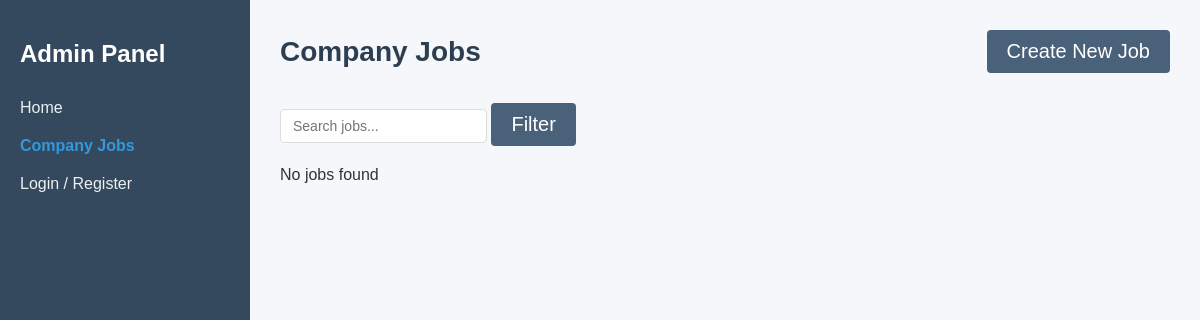
The app's page /jobs/admin-jobs/, older data.
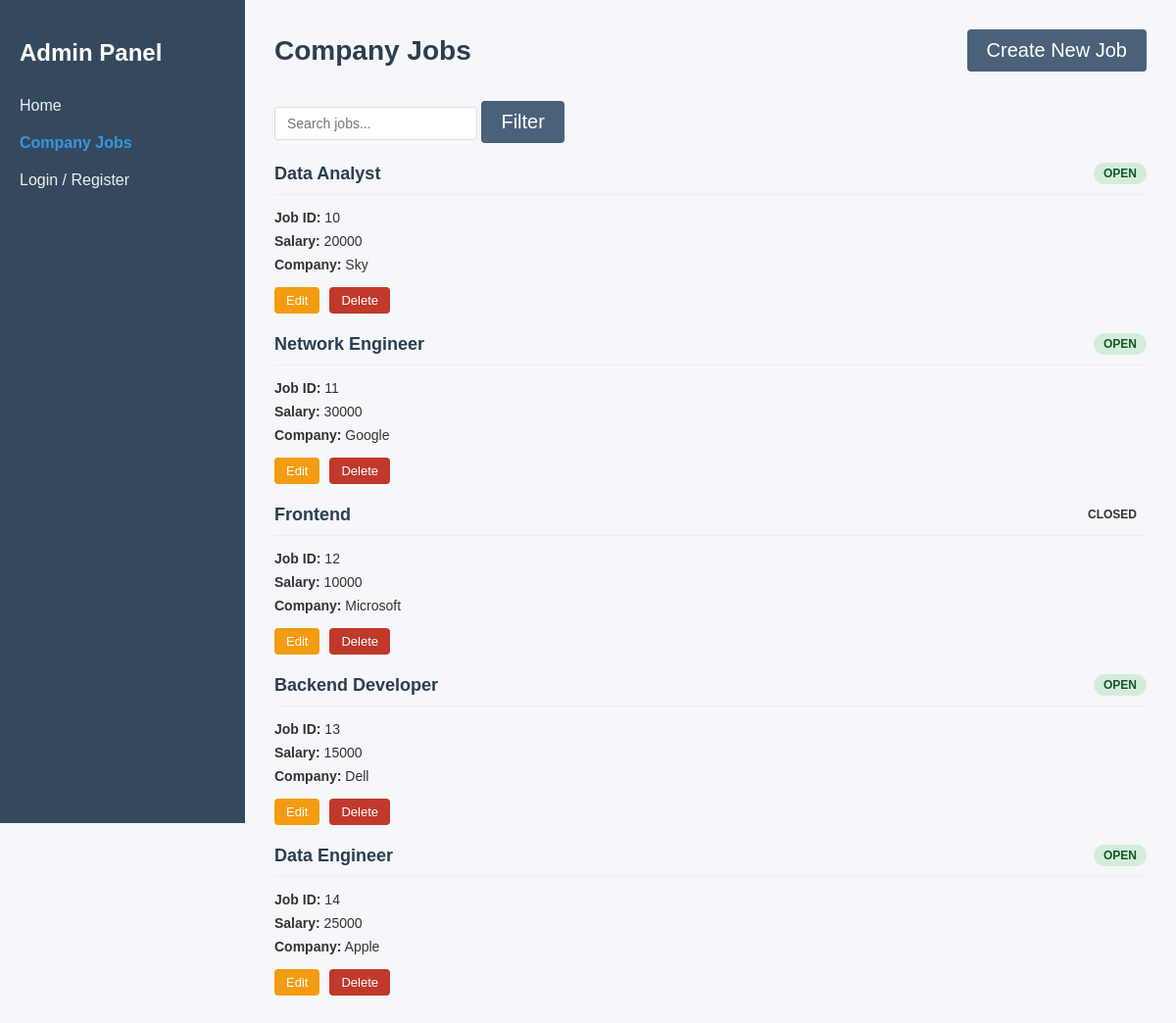
The same page, newer data.
### jobs/models.py (models this page shows)
class Job(models.Model):
    STATUS_CHOICES = [
        ('open', 'Open'),
        ('close', 'Closed'),
    ]
    job_id = models.CharField(max_length=50, unique=True,default='default123')
    title = models.CharField(max_length=100)
    salary = models.IntegerField()
    company = models.CharField(max_length=100)
    status = models.CharField(max_length=10, choices=STATUS_CHOICES)
    def __str__(self):
        return self.title

### jobs/views.py (the view)
# urls.py: path('admin-jobs/', views.job_list, name='job_list'),
def job_list(request):
    search_query = request.GET.get('search', '')
    print("SEARCH QUERY:", search_query)
    if search_query:
        jobs = Job.objects.filter(title__icontains=search_query)
    else:
        jobs = Job.objects.all()
    print("JOBS:", jobs)
    return render(request, 'jobs/admin.html', {'jobs': jobs, 'search': search_query})

### jobs/templates/jobs/admin.html (shortened to what this page needs)
{% load static %}
<!DOCTYPE html>
<html>
<head>
    <link rel="stylesheet" href="{% static 'page4.css' %}">
</head>
<body>
    <div class="admin">
        <div class="navbar">
            <h2>Admin Panel</h2>
            <nav>
                <ul>
                    <li><a href="{% url 'home2' %}">Home</a></li>
                    <li class="active"><a href="{% url 'job_list' %}">Company Jobs</a></li>
                    {% if user.is_authenticated %}
                        <li><a href="{% url 'logout' %}" id="logout-link">Logout</a></li>
                    {% else %}
                        <li><a href="{% url 'login' %}" id="login-register-link">Login / Register</a></li>
                    {% endif %}
                </ul>
            </nav>
        </div>
        <main class="content">
            <header>
                <h1>Company Jobs</h1>
                <a href="{% url 'add_job' %}" class="bt">Create New Job</a>
            </header>
            <div class="filters">
              <form method="GET" action="{% url 'job_list' %}">
                    <input type="text" id="searchInput" name="search" placeholder="Search jobs..." value="{{ search }}">
                    <button type="submit" class="bt">Filter</button>
             </form>
            </div>
            <div class="list" id="jobs">
                {% for job in jobs %}
                <div class="job-item" id="job-{{ job.id }}">
                    <div class="job-header">
                        <h3>{{ job.title}}</h3>
                        <span class="status {{ job.status }}">{{ job.get_status_display }}</span>
                    </div>
                    <div class="job-details">
                        <p><strong>Job ID:</strong> {{ job.id }}</p>
                        <p><strong>Salary:</strong> {{ job.salary }}</p>
                        <p><strong>Company:</strong> {{ job.company }}</p>
                    </div>
                    <div class="job-actions">
                        <a href="{% url 'edit_job' job.id %}" class="bt btn-small edit">Edit</a>
                        <a href="#" onclick= "deleteJob('{{ job.id }}')" class="bt btn-small delete">Delete</a>
                    </div>
                </div>
                {% empty %}
                <p>No jobs found</p>
                {% endfor %}
            </div>
        </main>
    </div>
</body>
</html>

### jobs/static/page4.css (style rules this page uses)
* { margin: 0; padding: 0; font-family: sans-serif; }
body { background-color: #f5f7fa; color: #333; }
.admin { display: flex; }
.navbar h2 { padding: 20px 20px; border-bottom: 1px solid #34495e; }
.navbar ul li { padding: 10px 20px; }
.navbar ul li a { color: #ecf0f1; text-decoration: none; display: block; }
.navbar nav ul li.active a { color: #3498db; font-weight: bold; }
.content { flex: 1; padding: 30px; margin-left: 250px; width: calc(100% - 250px); }
header { display: flex; justify-content: space-between; align-items: center; margin-bottom: 30px; }
header h1 { font-size: 28px; color: #2c3e50; }
.bt { display: inline-block; padding: 10px 20px; background-color:#4a617a; color: white; text-decoration: none; border-radius: 4px; border: none; cursor: pointer; font-size: 20px; }
.btn-small { padding: 6px 12px; font-size: 13px; }
.edit { background-color: #f39c12; }
.delete { background-color: #e74c3c; }
.delete { background-color: #c0392b; }
.filters { display: flex; gap: 10px; margin-bottom: 20px; }
.filters select, .filters input { padding: 8px 12px; border: 1px solid #ddd; border-radius: 4px; font-size: 14px; flex: 1; max-width: 300px; }
.list { display: grid; gap: 20px; }
.job-header { display: flex; justify-content: space-between; align-items: center; margin-bottom: 15px; padding-bottom: 10px; border-bottom: 1px solid #eee; }
.job-header h3 { font-size: 18px; color: #2c3e50; }
.status { padding: 4px 10px; border-radius: 12px; font-size: 12px; font-weight: bold; text-transform: uppercase; }
.status.open { background-color: #d4edda; color: #155724; }
.job-details { margin-bottom: 15px; }
.job-details p { margin-bottom: 8px; font-size: 14px; }
.job-actions { display: flex; gap: 10px; }
.navbar { width: 250px; background-color: #34495e; color: white; padding: 20px 0; position: fixed; height: 100vh; overflow-y: auto; }

Row changes from the older to the newer data that the page shows:
added Job: title "Data Analyst", status "OPEN", id "10", salary "20000", company "Sky"
added Job: title "Network Engineer", status "OPEN", id "11", salary "30000", company "Google"
added Job: title "Frontend", status "CLOSED", id "12", salary "10000", company "Microsoft"
added Job: title "Backend Developer", status "OPEN", id "13", salary "15000", company "Dell"
added Job: title "Data Engineer", status "OPEN", id "14", salary "25000", company "Apple"
Text that changed along with them:
text no longer shown: "No jobs found"
